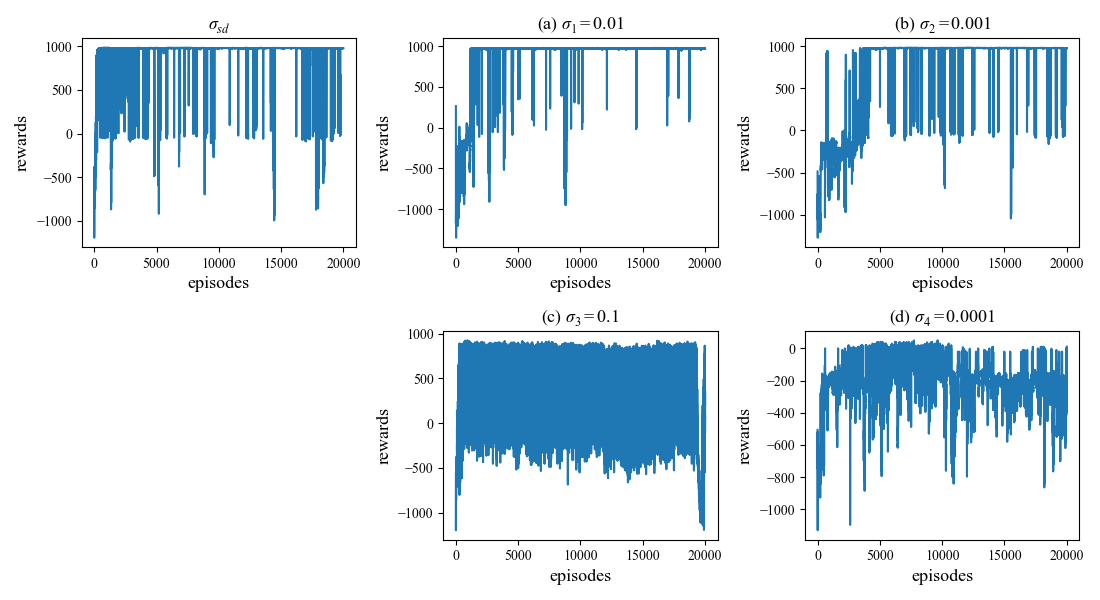

The script that saved this image:
import matplotlib.pyplot as plt
import numpy
import numpy as np
import pandas as pd
import matplotlib
import matplotlib.gridspec as gridspec

# 字体初始化
plt.rc('font', family='Times New Roman', size=10) # 全局设置Times New Roman字体
# 将公式的字体全部设置为常规字体，对本例而言就是Times New Roman字体
matplotlib.rcParams['mathtext.fontset'] = 'custom'
matplotlib.rcParams['mathtext.rm'] = 'Times New Roman'
matplotlib.rcParams['mathtext.it'] = 'Times New Roman:italic'
matplotlib.rcParams['mathtext.bf'] = 'Times New Roman:bold'

font1 = {'family' : 'Times New Roman',
'weight' : 'normal',
'size'   : 13,
}
# 数据读取并且转化为绘图格式
file1_path = '../../ur5e_DDPG_article2_0_01_20000csv/reward_episode_csv/'
file2_path = '../../ur5e_DDPG_article2_0_001_20000csv/reward_episode_csv/'
file3_path = '../../ur5e_DDPG_article2_0_1_20000csv/reward_episode_csv/'
file4_path = '../../ur5e_DDPG_article2_0_0001_20000csv/reward_episode_csv/'
file5_path = '../../ur5e_DDPG_article2_Guass_sub1_20000csv/reward_episode_csv/'

file_name = 'reward_episode_table_{}.csv'.format(20000)

df1 = pd.read_csv(file1_path + file_name, header=None)
df2 = pd.read_csv(file2_path + file_name, header=None)
df3 = pd.read_csv(file3_path + file_name, header=None)
df4 = pd.read_csv(file4_path + file_name, header=None)
df5 = pd.read_csv(file5_path + file_name, header=None)

plt1 = df1[1:].values.astype(float)
plt2 = df2[1:].values.astype(float)
plt3 = df3[1:].values.astype(float)
plt4 = df4[1:].values.astype(float)
plt5 = df5[1:].values.astype(float)
x_plt_list = plt1[:, 0]
y_plt_list1 = plt1[:, 1]
y_plt_list2 = plt2[:, 1]
y_plt_list3 = plt3[:, 1]
print(np.sort(y_plt_list3,kind='quick',order=None))
y_plt_list4 = plt4[:, 1]
y_plt_list5 = plt5[:, 1]
print(np.sort(y_plt_list4,kind='quick',order=None))

# 画图
fig = plt.figure(figsize=(11,6)) # 通过调整该行来调整子图大小
ax1 = plt.subplot(232)
ax2 = plt.subplot(233)
ax3 = plt.subplot(235)
ax4 = plt.subplot(236)
ax5 = plt.subplot(231)
# 可以单独修改某一个图的坐标刻度格式，因为已经全局设置了Times New Roman字体所以这里不用使用了
# x1_label = ax[0][0].get_xticklabels()
# [x1_label_temp.set_fontname('Times New Roman') for x1_label_temp in x1_label]
# y1_label = ax[0][0].get_yticklabels()
# [y1_label_temp.set_fontname('Times New Roman') for y1_label_temp in y1_label]

ax1.plot(x_plt_list, y_plt_list1)
ax1.set_title('(a) $\mathit{\sigma}_1=0.01$', font1)
ax1.set_xlabel('episodes', font1)
ax1.set_ylabel('rewards', font1)

ax2.plot(x_plt_list, y_plt_list2)
ax2.set_title('(b) $\mathit{\sigma}_2=0.001$', font1)
ax2.set_xlabel('episodes', font1)
ax2.set_ylabel('rewards', font1)

ax3.plot(x_plt_list, y_plt_list3)
ax3.set_title('(c) $\mathit{\sigma}_3=0.1$', font1) #\mathrm{\sigma}表示正体字，\mathit{\sigma}表示斜体字
ax3.set_xlabel('episodes', font1)
ax3.set_ylabel('rewards', font1)

ax4.plot(x_plt_list, y_plt_list4)
ax4.set_title('(d) $\mathit{\sigma}_4=0.0001$', font1)
ax4.set_xlabel('episodes', font1)
ax4.set_ylabel('rewards', font1)

ax5.plot(x_plt_list, y_plt_list5)
ax5.set_title('$\mathit{\sigma}_{sd}$', font1)
ax5.set_xlabel('episodes', font1)
ax5.set_ylabel('rewards', font1)

plt.tight_layout()
image_name = 'thegama_compare'
# 保存图片
filename = '{}.png'.format(image_name)
plt.savefig('./{}'.format(filename))
# print('Saved trajectory to {}.'.format(filename))
